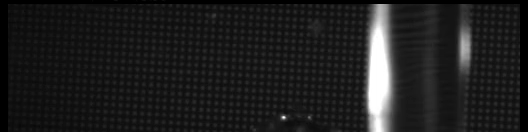
#> input picture H28_12_22_trimovie/0-1.png, 528 x 132 px
$ python getliq.py
#> lines starting #> are read from the running program, lines starting #| are printed output that depends on the picture; after the words box and inside, x2 and y2 are one past the last pixel; in counts of white or black regions, pixels touching at a corner belong together
import numpy as np
import cv2
import os

def video_to_frames():
	param = 25
	image1 = cv2.imread('./0-1.png', 1)
#> image1 is the input picture: shape (132, 528, 3); min 0, max 255, mean 31
	image2 = cv2.imread('./0-2.png', 1)
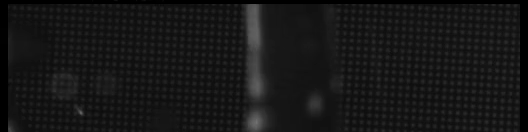
#> input picture H28_12_22_trimovie/0-2.png, 528 x 132 px
#> image2 is the input picture: shape (132, 528, 3); min 0, max 114, mean 22.4
	image3 = cv2.imread('./0-3.png', 1)
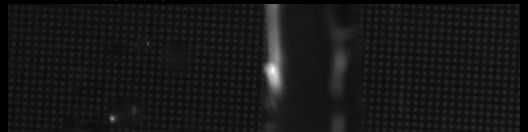
#> input picture H28_12_22_trimovie/0-3.png, 528 x 132 px
#> image3 is the input picture: shape (132, 528, 3); min 0, max 250, mean 22.8
	gray1 = cv2.cvtColor(image1,cv2.COLOR_BGR2GRAY)
	gray2 = cv2.cvtColor(image2,cv2.COLOR_BGR2GRAY)
	gray3 = cv2.cvtColor(image3,cv2.COLOR_BGR2GRAY)
	height, width = image1.shape[:2]
#> height = 132; width = 528
	ret1, dst1 = cv2.threshold(gray1,param,255,cv2.THRESH_BINARY)
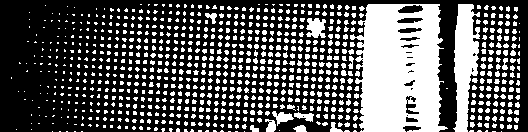
#> dst1: shape (132, 528); 35.3% white; 867 white regions (703 under 20 px), largest, box (x1, y1, x2, y2) and area: (350, 4, 448, 132) 9349, (453, 4, 480, 132) 2171, (306, 18, 326, 38) 296
#> ret1 = 25
	ret2, dst2 = cv2.threshold(gray2,param,255,cv2.THRESH_BINARY)
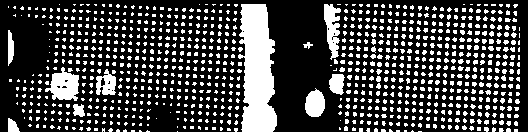
#> dst2: shape (132, 528); 26.4% white; 927 white regions (873 under 20 px), largest, box (x1, y1, x2, y2) and area: (238, 4, 277, 132) 3698, (45, 67, 79, 101) 709, (324, 4, 341, 60) 577
#> ret2 = 25
	ret3, dst3 = cv2.threshold(gray3,param,255,cv2.THRESH_BINARY)
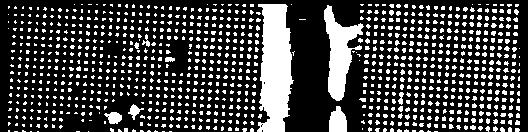
#> dst3: shape (132, 528); 25.4% white; 977 white regions (950 under 20 px), largest, box (x1, y1, x2, y2) and area: (257, 4, 294, 132) 3425, (324, 5, 364, 101) 1771, (329, 106, 347, 132) 366
#> ret3 = 25
	cv2.imwrite("two1.png",dst1)
	cv2.imwrite("two2.png",dst2)
	cv2.imwrite("two3.png",dst3)
	cv2.destroyAllWindows()

video_to_frames()
